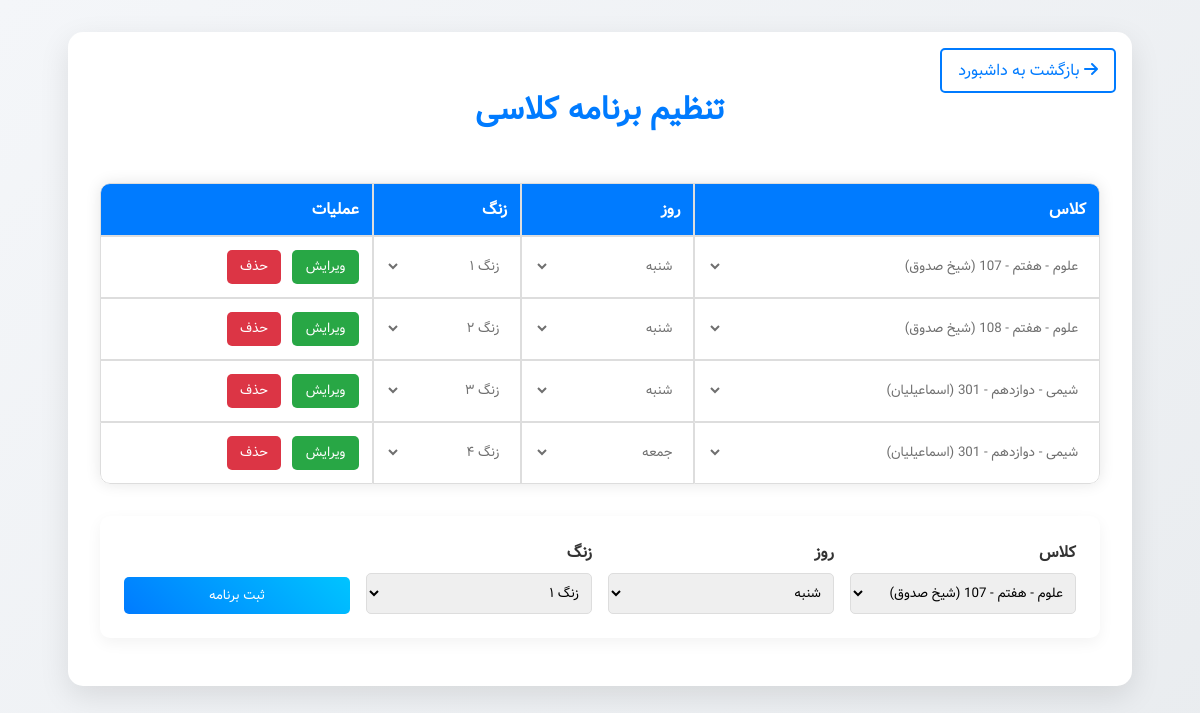
/teacher/schedule/ (signed in), run on the app's committed database.
### core/models.py (models this page shows, shortened)
class Schedule(models.Model):
    class_session = models.ForeignKey(Class, on_delete=models.CASCADE)
    day = models.CharField(max_length=10, choices=[
        ('شنبه', 'شنبه'), ('یکشنبه', 'یکشنبه'), ('دوشنبه', 'دوشنبه'),
        ('سه‌شنبه', 'سه‌شنبه'), ('چهارشنبه', 'چهارشنبه'), ('پنج‌شنبه', 'پنج‌شنبه'),
        ('جمعه', 'جمعه')
    ])
    period = models.IntegerField(choices=[(1, 'زنگ 1'), (2, 'زنگ 2'), (3, 'زنگ 3'), (4, 'زنگ 4')])

class Class(models.Model):
    name = models.CharField(max_length=100)
    subject = models.CharField(max_length=100)
    grade = models.CharField(max_length=10)
    teacher = models.ForeignKey(Teacher, on_delete=models.CASCADE)
    school = models.ForeignKey(School, on_delete=models.CASCADE)
    students = models.ManyToManyField('Student')

### teacher/views.py (the view, shortened to what this page needs)
# urls.py: path('schedule/', views.schedule_settings, name='schedule_settings'),
def schedule_settings(request):
    if not request.user.is_authenticated:
        return redirect('unified_login')
    user = request.user
    teacher = user.teacher_profile
    schedules = Schedule.objects.filter(class_session__teacher=teacher)
    classes = Class.objects.filter(teacher=teacher)
    return render(request, 'teacher/schedule_settings.html', {
        'schedules': schedules,
        'classes': classes,
        'days': ['شنبه', 'یکشنبه', 'دوشنبه', 'سه‌شنبه', 'چهارشنبه', 'پنج‌شنبه', 'جمعه'],
        'periods': [1, 2, 3, 4]
    })

### teacher/templatetags/teacher_tags.py (called while the page is built)
@register.filter
def persian_numbers(value):
    persian_digits = {'0': '۰', '1': '۱', '2': '۲', '3': '۳', '4': '۴', '5': '۵', '6': '۶', '7': '۷', '8': '۸', '9': '۹'}
    return ''.join(persian_digits.get(char, char) for char in str(value))

### teacher/templates/teacher/schedule_settings.html (shortened to what this page needs)
{% load static %}
{% load teacher_tags %}
<!DOCTYPE html>
<html lang="fa">
<head>
    <link rel="stylesheet" href="{% static 'teacher/fonts/vazir.css' %}">
    <link rel="stylesheet" href="https://cdnjs.cloudflare.com/ajax/libs/font-awesome/6.5.1/css/all.min.css">
</head>
<body>
    <div class="schedule-container">
        <a href="{% url 'teacher_dashboard' %}" class="back-btn"><i class="fas fa-arrow-right"></i> بازگشت به داشبورد</a>
        <div class="header">
            <h1>تنظیم برنامه کلاسی</h1>
        </div>
        <table>
            <thead>
                <tr>
                    <th>کلاس</th>
                    <th>روز</th>
                    <th>زنگ</th>
                    <th>عملیات</th>
                </tr>
            </thead>
            <tbody id="schedule-list">
                {% for schedule in schedules %}
                <tr data-id="{{ schedule.id }}">
                    <td>
                        <select disabled>
                            <option value="{{ schedule.class_session.id }}" selected>
                                {{ schedule.class_session.subject }} - {{ schedule.class_session.grade }} - {{ schedule.class_session.name }} ({{ schedule.class_session.school.name }})
                            </option>
                        </select>
                    </td>
                    <td>
                        <select disabled>
                            <option value="{{ schedule.day }}" selected>{{ schedule.day }}</option>
                        </select>
                    </td>
                    <td>
                        <select disabled>
                            <option value="{{ schedule.period }}" selected>زنگ {{ schedule.period|persian_numbers }}</option>
                        </select>
                    </td>
                    <td class="actions">
                        <button class="edit">ویرایش</button>
                        <button class="delete">حذف</button>
                    </td>
                </tr>
                {% empty %}
                <tr><td colspan="4">برنامه‌ای تنظیم نشده است.</td></tr>
                {% endfor %}
            </tbody>
        </table>
        <div class="add-form">
            <form id="add-schedule-form" method="post">
                <div class="form-grid">
                    <div class="form-item">
                        <label>کلاس</label>
                        <select name="class" required>
                            {% for class in classes %}
                            <option value="{{ class.id }}">{{ class.subject }} - {{ class.grade }} - {{ class.name }} ({{ class.school.name }})</option>
                            {% endfor %}
                        </select>
                    </div>
                    <div class="form-item">
                        <label>روز</label>
                        <select name="day" required>
                            {% for day in days %}
                            <option value="{{ day }}">{{ day }}</option>
                            {% endfor %}
                        </select>
                    </div>
                    <div class="form-item">
                        <label>زنگ</label>
                        <select name="period" required>
                            {% for period in periods %}
                            <option value="{{ period }}">زنگ {{ period|persian_numbers }}</option>
                            {% endfor %}
                        </select>
                    </div>
                    <div class="form-item">
                        <label>&nbsp;</label>
                        <button type="submit">ثبت برنامه</button>
                    </div>
                </div>
            </form>
        </div>
    </div>
</body>
</html>

### teacher/templates/teacher/schedule_settings.html (style rules this page uses)
body { direction: rtl; font-family: 'Vazir', sans-serif; margin: 0; background: linear-gradient(135deg, #f4f6f9, #e9ecef); min-height: 100vh; }
.schedule-container { background: white; padding: 2em; border-radius: 15px; box-shadow: 0 10px 30px rgba(0, 0, 0, 0.1); max-width: 1000px; margin: 2em auto; text-align: right; position: relative; }
.header h1 { color: #007bff; text-align: center; margin-bottom: 1.5em; }
.back-btn { position: absolute; top: 1em; right: 1em; color: #007bff; text-decoration: none; padding: 0.5em 1em; border: 2px solid #007bff; border-radius: 5px; transition: background 0.3s, color 0.3s; font-family: 'Vazir', sans-serif; }
table { width: 100%; border-collapse: separate; border-spacing: 0; background: white; border-radius: 10px; box-shadow: 0 0 15px rgba(0, 0, 0, 0.1); margin-bottom: 2em; overflow: hidden; }
th, td { padding: 0.8em; border: 1px solid #ddd; text-align: right; }
th { background: #007bff; color: white; }
th:first-child { border-top-right-radius: 10px; }
th:last-child { border-top-left-radius: 10px; }
tr:last-child td:first-child { border-bottom-right-radius: 10px; }
tr:last-child td:last-child { border-bottom-left-radius: 10px; }
td select { width: 100%; padding: 0.3em; border: none; background: transparent; font-family: 'Vazir', sans-serif; }
td select:disabled { color: #333; }
.actions button { padding: 0.5em 1em; border: none; border-radius: 5px; cursor: pointer; font-family: 'Vazir', sans-serif; margin-left: 0.5em; }
.edit { background: #28a745; color: white; }
.delete { background: #dc3545; color: white; }
.add-form { padding: 1.5em; background: #fff; border-radius: 10px; box-shadow: 0 5px 15px rgba(0, 0, 0, 0.05); }
.form-grid { display: flex; justify-content: space-between; align-items: flex-end; gap: 1em; }
.form-item { flex: 1; display: flex; flex-direction: column; }
label { color: #333; font-weight: bold; margin-bottom: 0.5em; }
select { width: 100%; padding: 0.6em; border: 1px solid #ddd; border-radius: 5px; font-family: 'Vazir', sans-serif; }
button[type="submit"] { padding: 0.6em 1.5em; background: linear-gradient(45deg, #007bff, #00c4ff); color: white; border: none; border-radius: 5px; cursor: pointer; font-family: 'Vazir', sans-serif; width: 100%; }

### data on the page
Schedule: class_session.subject "علوم - هفتم - 107 (شیخ صدوق)", day "شنبه"
Schedule: class_session.subject "علوم - هفتم - 108 (شیخ صدوق)", day "شنبه"
Schedule: class_session.subject "شیمی - دوازدهم - 301 (اسماعیلیان)", day "شنبه"
Schedule: class_session.subject "شیمی - دوازدهم - 301 (اسماعیلیان)", day "جمعه"

### other printed values
form field class "علوم - هفتم - 107 (شیخ صدوق)"
form field day "شنبه"
